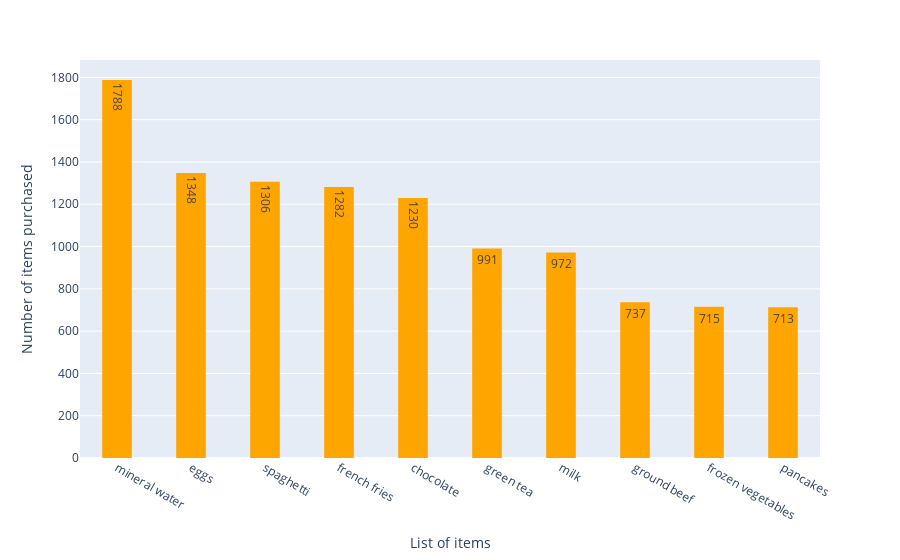

Write notebook code for a chart like this one.
### Markdown cell above
## **Observations: Top 10 items purchased at the store**

### Code cell
import plotly.express as px

fig = px.histogram(df_table.head(10), x="col_all", y="count",  text_auto=True,  color_discrete_sequence=["orange"])
fig.update_layout(bargap=0.6)
fig.update_layout(yaxis_title='Number of items purchased', xaxis_title='List of items', title='')
fig.show()

### Figure 1 — Plotly figure (JSON) as saved in the notebook; plotly's stock layout.template omitted (floating-point values rounded to 4 significant figures)
{"data": [{"alignmentgroup": "True", "bingroup": "x", "histfunc": "sum", "hovertemplate": "col_all=%{x}<br>sum of count=%{y}<extra></extra>", "legendgroup": "", "marker": {"color": "orange", "pattern": {"shape": ""}}, "name": "", "offsetgroup": "", "orientation": "v", "showlegend": false, "texttemplate": "%{value}", "type": "histogram", "x": ["mineral water", "eggs", "spaghetti", "french fries", "chocolate", "green tea", "milk", "ground beef", "frozen vegetables", "pancakes"], "xaxis": "x", "y": [1788, 1348, 1306, 1282, 1230, 991, 972, 737, 715, 713], "yaxis": "y"}], "layout": {"bargap": 0.6, "barmode": "relative", "legend": {"tracegroupgap": 0}, "margin": {"t": 60}, "title": {"text": ""}, "xaxis": {"anchor": "y", "domain": [0, 1], "title": {"text": "List of items"}}, "yaxis": {"anchor": "x", "domain": [0, 1], "title": {"text": "Number of items purchased"}}}}
